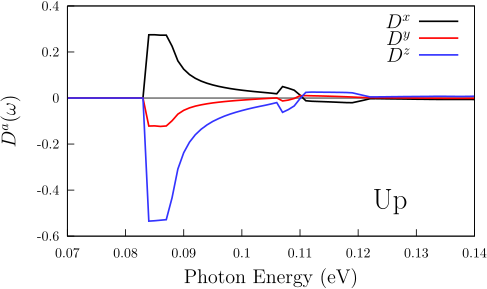

This figure's gnuplot source:
set terminal mp color dashed latex 11

set colors classic

set xlabel "{\\Large Photon Energy (eV)}"

set xtics nomirror
set ytics nomirror
set zeroaxis lw 1 lt 2 lc 0
set label 1 "{\\huge Up}"   at graph 0.75, graph 0.15

set xtics 0.01
set ytics 0.2
set output "dsp-up.mp"
set key right top
set xrange [0.07:0.14]
set yrange [-0.6:0.4]
set ylabel "{\\Large $D^{a}(\\omega)$}"


p   "data/up/res-spin_0-0.8eV/dsp.kk_x_8452_40-spin_scissor_0_Nc_18" u ($1+0.006):(0.813*2*$4/($2+$3+1.e-10)) title "{\\Large $D^{x}$}" w l lw 2.0 lt 1 dt 1,\
    "data/up/res-spin_0-0.8eV/dsp.kk_y_8452_40-spin_scissor_0_Nc_18" u ($1+0.006):(0.813*2*$4/($2+$3+1.e-10)) title "{\\Large $D^{y}$}" w l lw 2.0 lt 2 dt 1,\
    "data/up/res-spin_0-0.8eV/dsp.kk_z_8452_40-spin_scissor_0_Nc_18" u ($1+0.006):(0.813*2*$4/($2+$3+1.e-10)) title "{\\Large $D^{z}$}" w l lw 2.0 lt 3 dt 1,\
